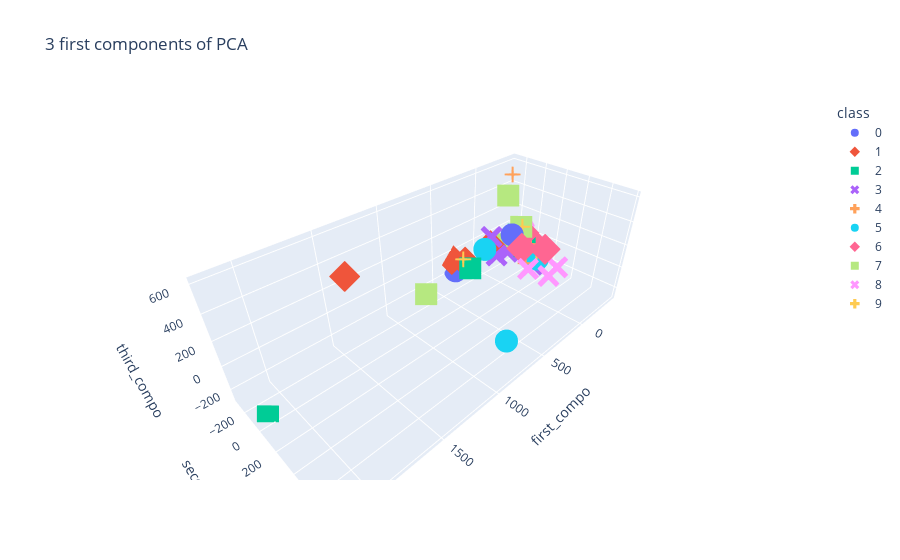

Here is the notebook cell this chart was saved with:
### Code cell
fig = px.scatter_3d(df, x='first_compo', y='second_compo',z='third_compo',color='class',symbol='class',
                    title="3 first components of PCA")
fig.show()

### Figure 1 — Plotly figure (JSON) as saved in the notebook; plotly's stock layout.template omitted (floating-point values rounded to 4 significant figures)
{"data": [{"hovertemplate": "class=0<br>first_compo=%{x}<br>second_compo=%{y}<br>third_compo=%{z}<extra></extra>", "legendgroup": "0", "marker": {"color": "#636efa", "symbol": "circle"}, "mode": "markers", "name": "0", "scene": "scene", "showlegend": true, "type": "scatter3d", "x": [285.9, -349.4, -355.3, -136.8], "y": [-278.7, -119.1, -103.8, -25.08], "z": [-179.4, -36.87, -51.83, 106.3]}, {"hovertemplate": "class=1<br>first_compo=%{x}<br>second_compo=%{y}<br>third_compo=%{z}<extra></extra>", "legendgroup": "1", "marker": {"color": "#EF553B", "symbol": "diamond"}, "mode": "markers", "name": "1", "scene": "scene", "showlegend": true, "type": "scatter3d", "x": [309.1, 244.5, 1450.0, -106.6], "y": [-300.6, -205.2, -108.3, -229.0], "z": [-62.61, -76.18, 388.9, -68.63]}, {"hovertemplate": "class=2<br>first_compo=%{x}<br>second_compo=%{y}<br>third_compo=%{z}<extra></extra>", "legendgroup": "2", "marker": {"color": "#00cc96", "symbol": "square"}, "mode": "markers", "name": "2", "scene": "scene", "showlegend": true, "type": "scatter3d", "x": [-354.5, 332.9, -308.8, 2155.0], "y": [-113.4, -67.36, -5.055, -48.44], "z": [-7.118, -37.2, -65.37, -277.1]}, {"hovertemplate": "class=3<br>first_compo=%{x}<br>second_compo=%{y}<br>third_compo=%{z}<extra></extra>", "legendgroup": "3", "marker": {"color": "#ab63fa", "symbol": "x"}, "mode": "markers", "name": "3", "scene": "scene", "showlegend": true, "type": "scatter3d", "x": [27.48, -5.521, -201.2, -254.0], "y": [-45.96, -138.4, -106.7, 135.4], "z": [-37.15, 91.86, -120.9, -173.6]}, {"hovertemplate": "class=4<br>first_compo=%{x}<br>second_compo=%{y}<br>third_compo=%{z}<extra></extra>", "legendgroup": "4", "marker": {"color": "#FFA15A", "symbol": "cross"}, "mode": "markers", "name": "4", "scene": "scene", "showlegend": true, "type": "scatter3d", "x": [-190.5, -161.3, -407.0, -356.7], "y": [107.9, -88.94, -20.81, 27.74], "z": [-142.0, 614.5, -48.68, -50.42]}, {"hovertemplate": "class=5<br>first_compo=%{x}<br>second_compo=%{y}<br>third_compo=%{z}<extra></extra>", "legendgroup": "5", "marker": {"color": "#19d3f3", "symbol": "circle"}, "mode": "markers", "name": "5", "scene": "scene", "showlegend": true, "type": "scatter3d", "x": [-284.7, -333.9, 119.5, 926.1], "y": [156.9, 31.16, -102.9, 785.1], "z": [-119.0, -89.48, 37.85, 85.5]}, {"hovertemplate": "class=6<br>first_compo=%{x}<br>second_compo=%{y}<br>third_compo=%{z}<extra></extra>", "legendgroup": "6", "marker": {"color": "#FF6692", "symbol": "diamond"}, "mode": "markers", "name": "6", "scene": "scene", "showlegend": true, "type": "scatter3d", "x": [-349.6, -380.8, -103.7, -135.4], "y": [-53.71, 43.14, 335.1, 90.11], "z": [33.0, -51.91, 127.4, 23.4]}, {"hovertemplate": "class=7<br>first_compo=%{x}<br>second_compo=%{y}<br>third_compo=%{z}<extra></extra>", "legendgroup": "7", "marker": {"color": "#B6E880", "symbol": "square"}, "mode": "markers", "name": "7", "scene": "scene", "showlegend": true, "type": "scatter3d", "x": [-188.7, -47.13, 735.8, -282.5], "y": [-210.8, -30.43, -162.1, -43.14], "z": [-79.65, 488.3, -138.8, 122.0]}, {"hovertemplate": "class=8<br>first_compo=%{x}<br>second_compo=%{y}<br>third_compo=%{z}<extra></extra>", "legendgroup": "8", "marker": {"color": "#FF97FF", "symbol": "x"}, "mode": "markers", "name": "8", "scene": "scene", "showlegend": true, "type": "scatter3d", "x": [-42.09, -414.2, -206.7, -160.1], "y": [238.1, -83.41, 339.6, 434.9], "z": [-75.47, 9.809, -174.9, -24.6]}, {"hovertemplate": "class=9<br>first_compo=%{x}<br>second_compo=%{y}<br>third_compo=%{z}<extra></extra>", "legendgroup": "9", "marker": {"color": "#FECB52", "symbol": "cross"}, "mode": "markers", "name": "9", "scene": "scene", "showlegend": true, "type": "scatter3d", "x": [-248.1, 368.1, -338.9, -251.0], "y": [-5.566, -112.9, -79.23, 163.6], "z": [149.4, 43.98, -100.9, -32.36]}], "layout": {"legend": {"title": {"text": "class"}, "tracegroupgap": 0}, "scene": {"domain": {"x": [0, 1], "y": [0, 1]}, "xaxis": {"title": {"text": "first_compo"}}, "yaxis": {"title": {"text": "second_compo"}}, "zaxis": {"title": {"text": "third_compo"}}}, "title": {"text": "3 first components of PCA"}}}
